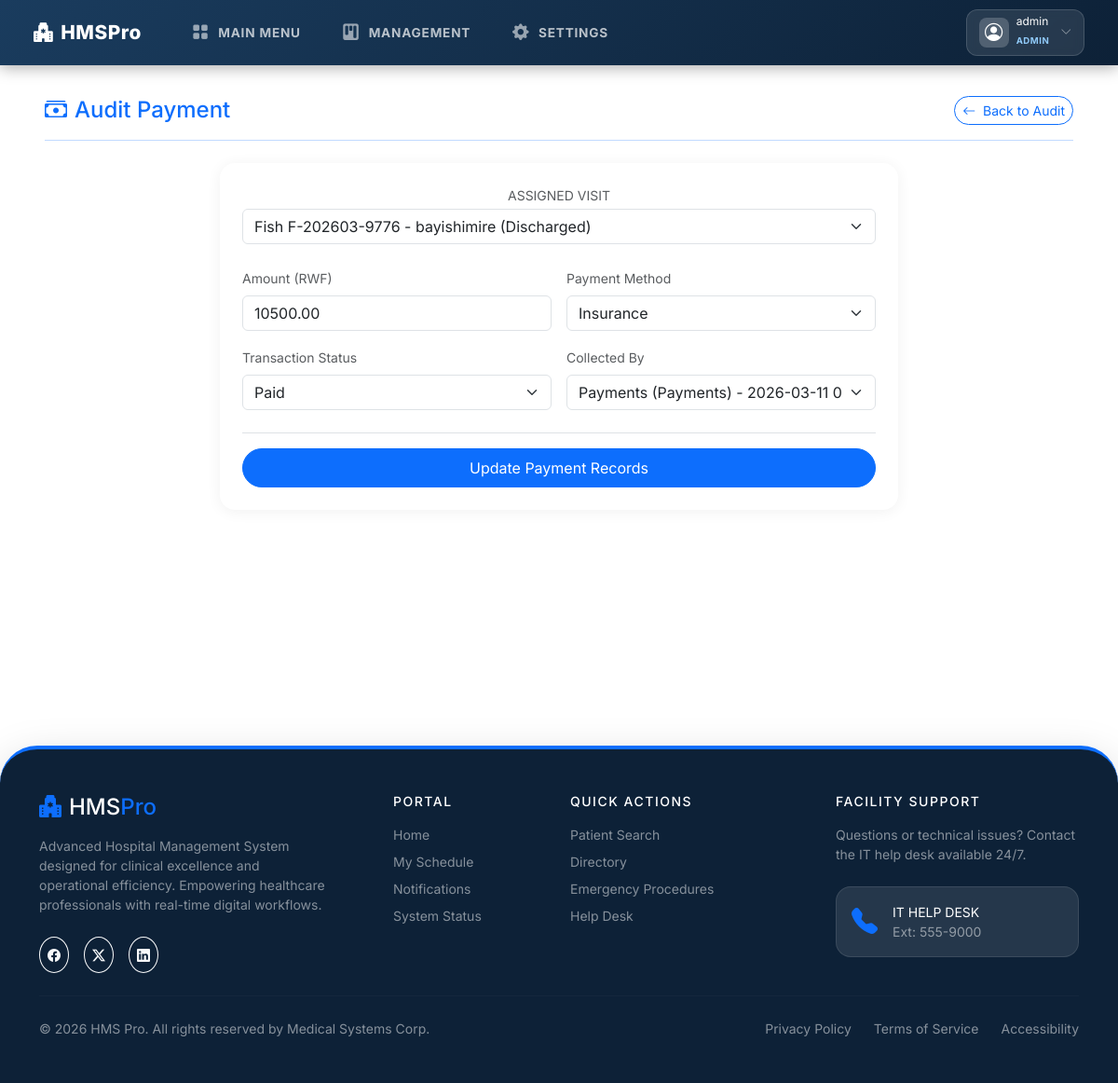
The page /payments/payment/1/edit/ (signed in) on the database its author committed.
### accounts/models.py (models this page shows)
class CustomUser(AbstractUser):
    ROLE_CHOICES = [
        ('Doctor', 'Doctor'),
        ('Reception', 'Reception'),
        ('Lab', 'Laboratory Staff'),
        ('Pharmacy', 'Pharmacist'),
        ('Payments', 'Billing Staff'),
        ('Nurse', 'Nurse'),
        ('WardManager', 'Ward Manager'),
        ('Admin', 'Administrator'),
    ]
    email = models.EmailField(unique=True)
    first_name = models.CharField(max_length=50)
    last_name = models.CharField(max_length=50)
    role = models.CharField(max_length=20, choices=ROLE_CHOICES, verbose_name="Select Role")
    phone = models.CharField(max_length=15, blank=True, null=True)
    address = models.TextField(blank=True, null=True)
    is_on_duty = models.BooleanField(default=True)
    schedule = models.CharField(max_length=100, blank=True, null=True) # e.g. Mon-Fri 08:00-16:00
    created_at = models.DateTimeField(default=timezone.now, editable=False)
    updated_at = models.DateTimeField(auto_now=True)
    employee_id = models.CharField(max_length=20, blank=True, null=True)  # Staff ID
    department = models.CharField(max_length=50, blank=True, null=True)   # e.g., Cardiology, Pharmacy
    profile_photo = models.ImageField(upload_to='profile_photos/', blank=True, null=True)
    def __str__(self):
        return f"{self.username} ({self.role}) - {self.created_at} {self.updated_at}"

### payments/models.py (models this page shows, shortened)
class Payment(models.Model):
    PAYMENT_METHOD_CHOICES = [
        ('Cash', 'Cash'),
        ('Insurance', 'Insurance'),
        ('MobileMoney', 'Mobile Money'),
        ('Card', 'Credit/Debit Card'),
    ]
    visit = models.ForeignKey(PatientVisit, on_delete=models.CASCADE, related_name='payments')
    amount = models.DecimalField(max_digits=10, decimal_places=2)
    method = models.CharField(max_length=20, choices=PAYMENT_METHOD_CHOICES)
    status = models.CharField(max_length=20, choices=[
        ('Pending', 'Pending'),
        ('Paid', 'Paid'),
        ('Partial', 'Partial Payment'),
        ('Refunded', 'Refunded'),
    ], default='Pending')
    collected_by = models.ForeignKey(
        settings.AUTH_USER_MODEL,
        on_delete=models.SET_NULL,
        null=True,
        blank=True,
        related_name='collected_payments',
        limit_choices_to={'role': 'Payments'}
    )
    created_at = models.DateTimeField(auto_now_add=True)
    updated_at = models.DateTimeField(auto_now=True)

### payments/views.py (the view)
        def wrapper(request, *args, **kwargs):
            if not request.user.is_authenticated:
                return redirect('login')
            if request.user.role not in role_names and not request.user.is_superuser:
                messages.error(request, f'Access denied. This area is for {role_names} staff only.')
                return redirect('redirect_dashboard')
            return view_func(request, *args, **kwargs)

### payments/forms.py
class PaymentForm(forms.ModelForm):
    class Meta:
        model = Payment
        fields = ['visit', 'amount', 'method', 'status', 'collected_by']
        widgets = {
            'visit': forms.Select(attrs={'class': 'form-select'}),
            'amount': forms.NumberInput(attrs={'class': 'form-control'}),
            'method': forms.Select(attrs={'class': 'form-select'}),
            'status': forms.Select(attrs={'class': 'form-select'}),
            'collected_by': forms.Select(attrs={'class': 'form-select'}),
        }

### payments/views.py (called while the page is built)
def role_required(role_names):
    if isinstance(role_names, str):
        role_names = [role_names]
    def decorator(view_func):
        def wrapper(request, *args, **kwargs):
            if not request.user.is_authenticated:
                return redirect('login')
            if request.user.role not in role_names and not request.user.is_superuser:
                messages.error(request, f'Access denied. This area is for {role_names} staff only.')
                return redirect('redirect_dashboard')
            return view_func(request, *args, **kwargs)
        return wrapper
    return decorator

@login_required
@role_required(['Payments', 'Admin'])
def edit_payment(request, pk):
    payment = get_object_or_404(Payment, pk=pk)
    if request.method == 'POST':
        form = PaymentForm(request.POST, instance=payment)
        if form.is_valid():
            form.save()
            messages.success(request, f'Payment for {payment.visit.fish_id} updated.')
            return redirect('finance_monitor')
    else:
        form = PaymentForm(instance=payment)
    return render(request, 'payments/edit_payment.html', {
        'form': form,
        'payment': payment,
        'page_title': 'Audit Payment'
    })

### reception/models.py (called while the page is built)
    def __str__(self):
        return f"Fish {self.fish_id} - {self.patient.first_name} ({self.status})"

### templates/payments/edit_payment.html (shortened to what this page needs)
{% extends 'base.html' %}
{% block content %}
<div class="d-flex align-items-center justify-content-between mb-4 pb-3 border-bottom border-primary border-opacity-25 mt-2">
    <h4 class="fw-800 text-primary mb-0"><i class="bi bi-cash-stack me-2"></i>{{ page_title }}</h4>
    <a href="{% url 'finance_monitor' %}" class="btn btn-outline-primary btn-sm rounded-pill fw-700">
        <i class="bi bi-arrow-left me-1"></i> Back to Audit
    </a>
</div>
<div class="row justify-content-center">
    <div class="col-lg-8">
        <div class="hms-card">
            <div class="card-body p-4 text-center">
                <form method="POST">
                    <div class="mb-4">
                        <div class="small fw-800 text-muted text-uppercase mb-1">Assigned Visit</div>
                        {{ form.visit }}
                    </div>
                    <div class="row g-3 mb-4 text-start">
                        <div class="col-md-6">
                            <label class="form-label fw-800 small text-muted">Amount (RWF)</label>
                            {{ form.amount }}
                        </div>
                        <div class="col-md-6">
                            <label class="form-label fw-800 small text-muted">Payment Method</label>
                            {{ form.method }}
                        </div>
                        <div class="col-md-6">
                            <label class="form-label fw-800 small text-muted">Transaction Status</label>
                            {{ form.status }}
                        </div>
                        <div class="col-md-6">
                            <label class="form-label fw-800 small text-muted">Collected By</label>
                            {{ form.collected_by }}
                        </div>
                    </div>
                    <div class="pt-3 border-top">
                        <button type="submit" class="btn btn-primary w-100 fw-800 rounded-pill py-2">Update Payment Records</button>
                    </div>
                </form>
            </div>
        </div>
    </div>
</div>
{% endblock %}

### templates/base.html (shortened to what this page needs)
<!DOCTYPE html>
<html lang="en">
<head>
  <link rel="stylesheet" href="https://cdn.jsdelivr.net/npm/bootstrap@5.3.3/dist/css/bootstrap.min.css">
  <link rel="stylesheet" href="https://cdn.jsdelivr.net/npm/bootstrap-icons@1.11.3/font/bootstrap-icons.min.css">
</head>
<body class="{% block body_class %}{% endblock %}">
<nav class="navbar hms-navbar fixed-top">
  <div class="container-fluid d-flex align-items-center justify-content-between">
    <div class="d-flex align-items-center">
      <a class="navbar-brand" href="{% url 'home' %}">
        <i class="bi bi-hospital-fill me-2"></i>HMS<span>Pro</span>
      </a>
      {% include 'includes/nav_links.html' %}
    </div>
    <div class="d-flex align-items-center gap-2">
      {% if user.is_authenticated %}
        <div class="dropdown">
          <button class="profile-angle-btn d-flex align-items-center gap-2" data-bs-toggle="dropdown">
            <div class="profile-avatar">
              <i class="bi bi-person-circle"></i>
            </div>
            <div class="profile-info d-none d-sm-block text-start">
              <span class="d-block fw-800 text-white lh-1" style="font-size: 0.75rem;">{{ user.get_full_name|default:user.username }}</span>
              <span class="badge-role-mini">{{ user.role|default:"Staff" }}</span>
            </div>
            <i class="bi bi-chevron-down text-white fs-xs opacity-50 ms-1"></i>
          </button>
        </div>
      {% else %}
        <a href="{% url 'login' %}" class="btn btn-sm btn-primary fw-700 px-3 rounded-pill">
          <i class="bi bi-lock-fill me-1"></i>Secure Login
        </a>
      {% endif %}
    </div>
  </div>
</nav>
<div class="hms-main" style="margin-top:60px;">
  {% block content %}{% endblock %}
</div>
{% include 'footer.html' %}
</body>
</html>

### templates/base.html (style rules this page uses)
:root { --hms-primary: #1a3c5e; --hms-accent: #2196f3; --hms-light-bg: #ffffff; --sidebar-w: 260px; }
* { font-family: 'Inter', sans-serif; }
body { background: var(--hms-light-bg); min-height: 100vh; }
.hms-navbar { background: linear-gradient(135deg, var(--hms-primary) 0%, #0d2137 100%); box-shadow: 0 2px 16px rgba(0,0,0,.35); padding: .6rem 1.5rem; }
.hms-navbar .navbar-brand { font-weight: 800; font-size: 1.3rem; color: #fff !important; letter-spacing: .5px; }
.hms-navbar .navbar-brand span { color: var(--hms-teal); }
.hms-main { padding: 2.2rem 3rem; min-height: calc(100vh - 60px); transition: all 0.3s ease; }
.hms-card { border: none; border-radius: 16px; box-shadow: 0 2px 16px rgba(0,0,0,.06); background: #fff; overflow: hidden; }
.hms-card .card-body { padding: 1.3rem 1.5rem; }
.profile-angle-btn { background: rgba(255, 255, 255, 0.1); border: 1px solid rgba(255, 255, 255, 0.15); border-radius: 12px; padding: 0.4rem 0.8rem; transition: all 0.25s ease; backdrop-filter: blur(5px); }
.profile-avatar { width: 32px; height: 32px; background: rgba(255, 255, 255, 0.2); border-radius: 8px; display: flex; align-items: center; justify-content: center; color: #fff; font-size: 1.2rem; }
.badge-role-mini { font-size: 0.6rem; font-weight: 700; color: #90caf9; text-transform: uppercase; letter-spacing: 0.5px; }
.fs-xs { font-size: 0.75rem; }

### rows shown on the page
CustomUser: get_full_name "admin", role "ADMIN"
Payment: visit "Fish F-202603-9776 - bayishimire (Discharged)", amount "10500.00", method "Insurance", status "Paid", collected_by "Payments (Payments) - 2026-03-11 07:08:20.352779+00:00 2026-03-11 07:08:21.928149+00:00"

### other values the page prints
{{ page_title }} "Audit Payment"
